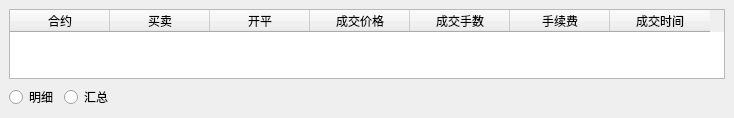
  <widget class="QDockWidget" name="tradeListDockWidget">
   <property name="sizePolicy">
    <sizepolicy hsizetype="Preferred" vsizetype="Preferred">
     <horstretch>0</horstretch>
     <verstretch>0</verstretch>
    </sizepolicy>
   </property>
   <property name="features">
    <set>QDockWidget::DockWidgetMovable</set>
   </property>
   <property name="allowedAreas">
    <set>Qt::BottomDockWidgetArea|Qt::LeftDockWidgetArea|Qt::RightDockWidgetArea</set>
   </property>
   <property name="windowTitle">
    <string>成交信息</string>
   </property>
   <attribute name="dockWidgetArea">
    <number>2</number>
   </attribute>
   <widget class="QWidget" name="tradeListDockWidgetContents">
    <property name="sizePolicy">
     <sizepolicy hsizetype="Preferred" vsizetype="Preferred">
      <horstretch>0</horstretch>
      <verstretch>0</verstretch>
     </sizepolicy>
    </property>
    <layout class="QVBoxLayout" name="verticalLayout_4">
     <item>
      <widget class="QTableWidget" name="tradeListTableWidget">
       <property name="sizePolicy">
        <sizepolicy hsizetype="Preferred" vsizetype="Preferred">
         <horstretch>0</horstretch>
         <verstretch>1</verstretch>
        </sizepolicy>
       </property>
       <property name="frameShape">
        <enum>QFrame::StyledPanel</enum>
       </property>
       <property name="sizeAdjustPolicy">
        <enum>QAbstractScrollArea::AdjustToContentsOnFirstShow</enum>
       </property>
       <property name="editTriggers">
        <set>QAbstractItemView::NoEditTriggers</set>
       </property>
       <property name="selectionMode">
        <enum>QAbstractItemView::SingleSelection</enum>
       </property>
       <property name="selectionBehavior">
        <enum>QAbstractItemView::SelectRows</enum>
       </property>
       <attribute name="verticalHeaderVisible">
        <bool>false</bool>
       </attribute>
       <attribute name="verticalHeaderHighlightSections">
        <bool>false</bool>
       </attribute>
       <column>
        <property name="text">
         <string>合约</string>
        </property>
       </column>
       <column>
        <property name="text">
         <string>买卖</string>
        </property>
       </column>
       <column>
        <property name="text">
         <string>开平</string>
        </property>
       </column>
       <column>
        <property name="text">
         <string>成交价格</string>
        </property>
       </column>
       <column>
        <property name="text">
         <string>成交手数</string>
        </property>
       </column>
       <column>
        <property name="text">
         <string>手续费</string>
        </property>
       </column>
       <column>
        <property name="text">
         <string>成交时间</string>
        </property>
       </column>
      </widget>
     </item>
     <item>
      <layout class="QHBoxLayout" name="horizontalLayout_5">
       <item>
        <widget class="QRadioButton" name="tradeDetailRadioButton">
         <property name="text">
          <string>明细</string>
         </property>
        </widget>
       </item>
       <item>
        <widget class="QRadioButton" name="tradeSummaryRadioButton">
         <property name="text">
          <string>汇总</string>
         </property>
        </widget>
       </item>
       <item>
        <spacer name="tradeHorizontalSpacer">
         <property name="orientation">
          <enum>Qt::Horizontal</enum>
         </property>
         <property name="sizeHint" stdset="0">
          <size>
           <width>40</width>
           <height>20</height>
          </size>
         </property>
        </spacer>
       </item>
      </layout>
     </item>
    </layout>
   </widget>
  </widget>
